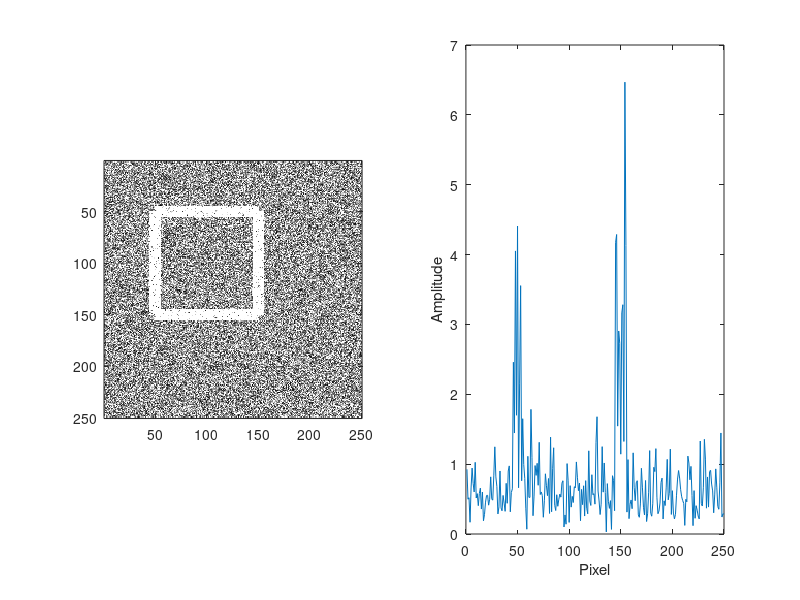

MATLAB code for this plot: (Note: this script raises an error after producing the figure.)
% ECE 417 - Project
close all; clear all; clc;
img_size = [250, 250];
m = 5; 

% Create the speckle pattern 
A = abs(0.5*randn(img_size) + i*0.5*randn(img_size));

% Create our superimposeed white squre object
A(45:55  , 50:150) = m * A(45:55  , 50:150);
A(50:150 , 45:55 ) = m * A(50:150 , 45:55 );
A(145:155, 50:150) = m * A(145:155, 50:150);
A(50:150 ,145:155) = m * A(50:150 ,145:155);

% Show the resules along with magnitude of one of the rows
figure;
subplot(1,2,1)
imshow(abs(A))
axis on
subplot(1,2,2)
plot(abs(A(100,:)))
xlabel("Pixel")
ylabel("Amplitude")

%%
X = 0;% Somehow get data

X = log(X);

[~,H,V,D] = swt2(X,N,'haar');